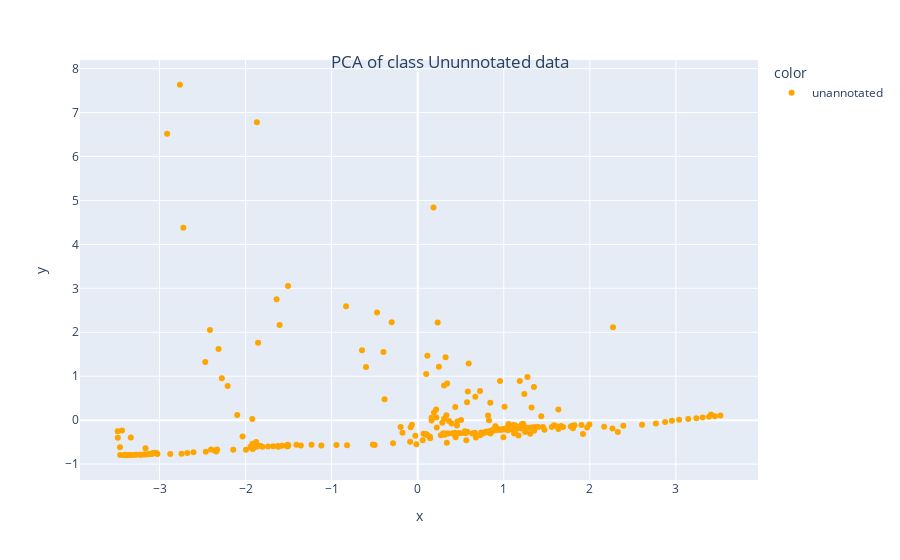
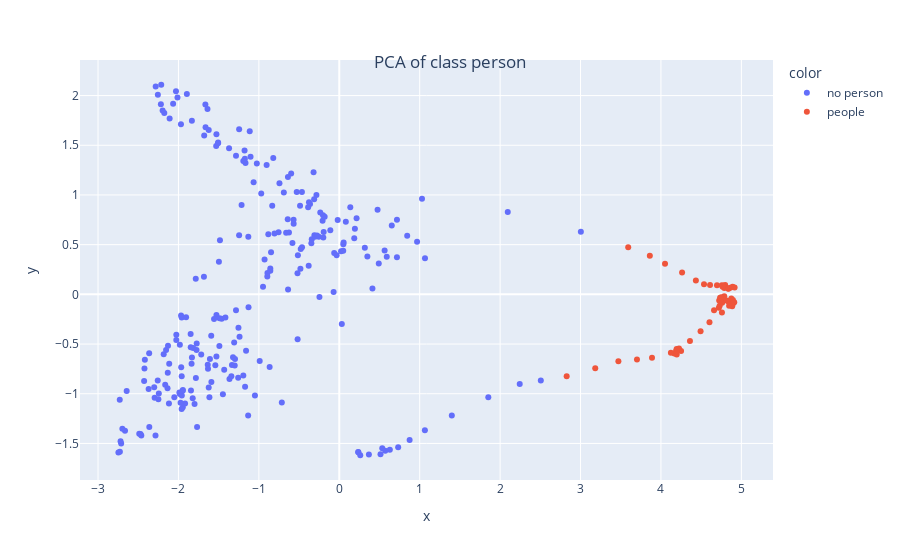
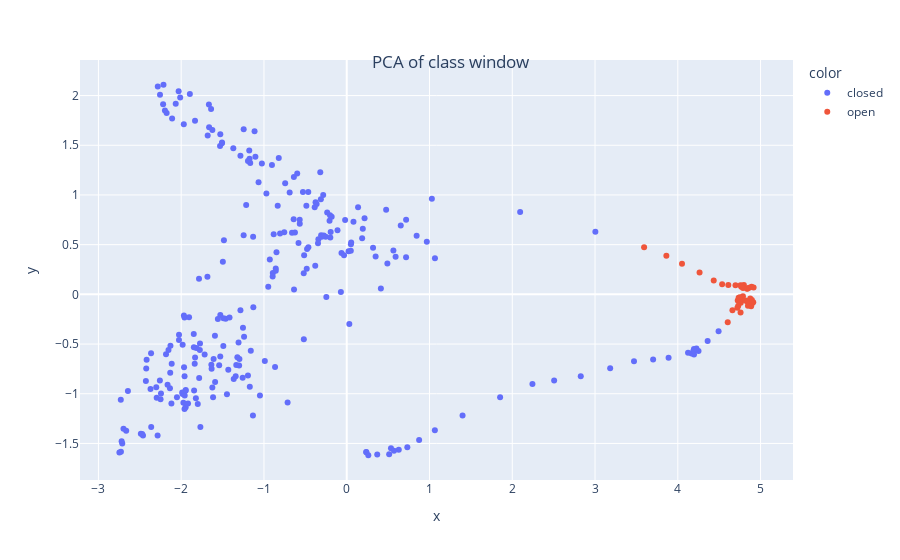

The notebook cell these images were saved under, in order:
### Code cell
##### testing dataloaders
tfms  = [None, MultiCategorize()] ## multi label
test_set = TSDatasets(x_test, y_test, tfms=tfms, inplace=True) # multi_label
test_dl   = TSDataLoader(test_set, bs = bs, num_workers=num_workers)#,batch_tfms=batch_tfms) ### note the normalization

###############################
#### creating only body of the network for lstm,fcn
################################################
k_lstm = {'c_in':x_train.shape[1],'c_out':y_train.shape[1],'hidden_size':22,'rnn_dropout':0.4}
k_fcn={'c_in':x_train.shape[1],'c_out':y_train.shape[1],'layers':[32,8]}
# new_model = create_model(LSTM_body, dls.vars,dls.c,dls,**k)

# new_model = LSTM_body(**k_lstm)  ## LSTM
new_model = MyFCN_body(**k_fcn)    ## MyFCN

#### load part of the pre trained model

# load 
pretrained_dict = torch.load(f'models/{learn.model._get_name()}.pt')
model_dict = new_model.state_dict()
# 1. filter out unnecessary keys
pretrained_dict = {k: v for k, v in pretrained_dict.items() if k in model_dict}
# 2. overwrite entries in the existing state dict
model_dict.update(pretrained_dict) 
# 3. load the new state dict
new_model.load_state_dict(model_dict)
#######################################################

# new_model = enc ##### for encoder_classifier

###########################################
###### get the features/predicions of the model_body
device = torch.device('cuda' if torch.cuda.is_available() else 'cpu')

new_model.to(device)
new_model.eval()
feats = []
lbls = []
with torch.no_grad():
    for inputs, labels in test_dl:
        inputs = inputs.to(device)
        labels = labels.to(device)
        outputs = new_model(inputs)
        #####################################################
        # feats.append(outputs[:,-1]) #### for output of encoder
        #######################################################
        feats.append(outputs)  ### for lstm, fcn
        #######################################################
        lbls.append(labels)

test_lbls = torch.cat(lbls).detach().cpu().numpy()
test_feats = torch.cat(feats).detach().cpu().numpy()

### for unannotated data
feats = []
lbls = []
with torch.no_grad():
    for inputs, labels in test_dl_unannotated:
        inputs = inputs.to(device)
        labels = labels.to(device)
        outputs = new_model(inputs)
        #####################################################
        # feats.append(outputs[:,-1]) #### for output of encoder
        #######################################################
        feats.append(outputs)  ### for lstm, fcn
        #######################################################
        lbls.append(labels)

test_lbls_unannotated = torch.cat(lbls).detach().cpu().numpy()
test_feats_unannotated = torch.cat(feats).detach().cpu().numpy()

#### get labels as strings
### for unannotated data
unannotated_labels = ['unannotated' for i in range(test_lbls_unannotated.shape[0])]
### for annotated
person_labels = []
person_dict = {1 : 'people', 0 : 'no person'}
window_labels = []
window_dict = {1 : 'open', 0 : 'closed'}
for item in test_lbls:
    person_labels.append(person_dict[item[0]])
    window_labels.append(window_dict[item[1]])

##########
# using tensorboard projector
# writer = SummaryWriter('runs/')
# writer.add_embedding(test_feats,metadata=person_labels,tag = f'person_embeddings_{learn.model._get_name()}')
# writer.add_embedding(test_feats,metadata=window_labels,tag = f'window_embeddings_{learn.model._get_name()}')
# writer.close()
##########
### using sklearn and plotly
### for annotated+ununnotated
components = visualize_embeddibgs(test_feats,person_labels,window_labels,test_feats_unannotated,unannotated_labels,combined=False,n_components=2,method='pca')

### Figure 1 — Plotly figure (JSON) as saved in the notebook; plotly's stock layout.template omitted (floating-point values rounded to 4 significant figures; data arrays with more than 128 entries replaced by an {"elided": "..."} marker saying what was removed)
{"data": [{"hovertemplate": "color=unannotated<br>x=%{x}<br>y=%{y}<extra></extra>", "legendgroup": "unannotated", "marker": {"color": "orange", "symbol": "circle"}, "mode": "markers", "name": "unannotated", "orientation": "v", "showlegend": true, "type": "scatter", "x": {"elided": "294 float values"}, "xaxis": "x", "y": {"elided": "294 float values"}, "yaxis": "y"}], "layout": {"legend": {"title": {"text": "color"}, "tracegroupgap": 0}, "margin": {"t": 60}, "title": {"text": "PCA of class Ununnotated data", "x": 0.5, "xanchor": "center", "y": 0.9, "yanchor": "top"}, "xaxis": {"anchor": "y", "domain": [0, 1], "title": {"text": "x"}}, "yaxis": {"anchor": "x", "domain": [0, 1], "title": {"text": "y"}}}}

### Figure 2 — Plotly figure (JSON) as saved in the notebook; plotly's stock layout.template omitted (floating-point values rounded to 4 significant figures; data arrays with more than 128 entries replaced by an {"elided": "..."} marker saying what was removed)
{"data": [{"hovertemplate": "color=no person<br>x=%{x}<br>y=%{y}<extra></extra>", "legendgroup": "no person", "marker": {"color": "#636efa", "symbol": "circle"}, "mode": "markers", "name": "no person", "orientation": "v", "showlegend": true, "type": "scatter", "x": {"elided": "239 float values"}, "xaxis": "x", "y": {"elided": "239 float values"}, "yaxis": "y"}, {"hovertemplate": "color=people<br>x=%{x}<br>y=%{y}<extra></extra>", "legendgroup": "people", "marker": {"color": "#EF553B", "symbol": "circle"}, "mode": "markers", "name": "people", "orientation": "v", "showlegend": true, "type": "scatter", "x": [3.593, 3.862, 4.051, 4.263, 4.434, 4.536, 4.611, 4.697, 4.757, 4.799, 4.774, 4.767, 4.788, 4.836, 4.84, 4.861, 4.891, 4.916, 4.787, 4.724, 4.735, 4.751, 4.748, 4.763, 4.761, 4.72, 4.66, 4.731, 4.818, 4.835, 4.859, 4.875, 4.895, 4.898, 4.848, 4.86, 4.911, 4.901, 4.886, 4.758, 4.603, 4.493, 4.361, 4.25, 4.196, 4.166, 4.189, 4.225, 4.195, 4.124, 3.889, 3.702, 3.471, 3.183, 2.828], "xaxis": "x", "y": [0.4727, 0.3878, 0.3084, 0.2204, 0.1391, 0.1014, 0.0941, 0.09223, 0.0924, 0.09446, 0.08613, 0.07601, 0.06513, 0.05839, 0.05657, 0.06751, 0.07752, 0.06982, -0.02015, -0.06279, -0.03503, -0.02833, -0.04719, -0.06287, -0.0851, -0.1342, -0.1592, -0.1139, -0.06309, -0.06921, -0.06848, -0.04108, -0.05632, -0.08834, -0.1159, -0.1041, -0.07895, -0.08531, -0.1194, -0.1821, -0.2799, -0.3701, -0.4694, -0.57, -0.6055, -0.5956, -0.5675, -0.5457, -0.5503, -0.5868, -0.6373, -0.6559, -0.6728, -0.744, -0.8244], "yaxis": "y"}], "layout": {"legend": {"title": {"text": "color"}, "tracegroupgap": 0}, "margin": {"t": 60}, "title": {"text": "PCA of class person", "x": 0.5, "xanchor": "center", "y": 0.9, "yanchor": "top"}, "xaxis": {"anchor": "y", "domain": [0, 1], "title": {"text": "x"}}, "yaxis": {"anchor": "x", "domain": [0, 1], "title": {"text": "y"}}}}

### Figure 3 — Plotly figure (JSON) as saved in the notebook; plotly's stock layout.template omitted (floating-point values rounded to 4 significant figures; data arrays with more than 128 entries replaced by an {"elided": "..."} marker saying what was removed)
{"data": [{"hovertemplate": "color=closed<br>x=%{x}<br>y=%{y}<extra></extra>", "legendgroup": "closed", "marker": {"color": "#636efa", "symbol": "circle"}, "mode": "markers", "name": "closed", "orientation": "v", "showlegend": true, "type": "scatter", "x": {"elided": "253 float values"}, "xaxis": "x", "y": {"elided": "253 float values"}, "yaxis": "y"}, {"hovertemplate": "color=open<br>x=%{x}<br>y=%{y}<extra></extra>", "legendgroup": "open", "marker": {"color": "#EF553B", "symbol": "circle"}, "mode": "markers", "name": "open", "orientation": "v", "showlegend": true, "type": "scatter", "x": [3.593, 3.862, 4.051, 4.263, 4.434, 4.536, 4.611, 4.697, 4.757, 4.799, 4.774, 4.767, 4.788, 4.836, 4.84, 4.861, 4.891, 4.916, 4.787, 4.724, 4.735, 4.751, 4.748, 4.763, 4.761, 4.72, 4.66, 4.731, 4.818, 4.835, 4.859, 4.875, 4.895, 4.898, 4.848, 4.86, 4.911, 4.901, 4.886, 4.758, 4.603], "xaxis": "x", "y": [0.4727, 0.3878, 0.3084, 0.2204, 0.1391, 0.1014, 0.0941, 0.09223, 0.0924, 0.09446, 0.08613, 0.07601, 0.06513, 0.05839, 0.05657, 0.06751, 0.07752, 0.06982, -0.02015, -0.06279, -0.03503, -0.02833, -0.04719, -0.06287, -0.0851, -0.1342, -0.1592, -0.1139, -0.06309, -0.06921, -0.06848, -0.04108, -0.05632, -0.08834, -0.1159, -0.1041, -0.07895, -0.08531, -0.1194, -0.1821, -0.2799], "yaxis": "y"}], "layout": {"legend": {"title": {"text": "color"}, "tracegroupgap": 0}, "margin": {"t": 60}, "title": {"text": "PCA of class window", "x": 0.5, "xanchor": "center", "y": 0.9, "yanchor": "top"}, "xaxis": {"anchor": "y", "domain": [0, 1], "title": {"text": "x"}}, "yaxis": {"anchor": "x", "domain": [0, 1], "title": {"text": "y"}}}}
